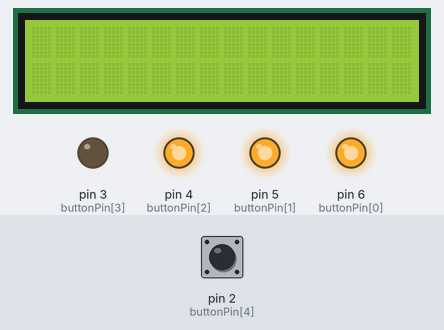
This sketch was run on a simulated Arduino Uno, built with avr-gcc and run on an emulated ATmega328P. On the bench: 16×2 character LCD, output pins drawn as LEDs (lit = HIGH). The test bench sets the inputs (shaded band); at power-on: pin 2 (buttonPin[4]) LOW.

Above: at 0.1 s.
Timing chart, 0 to 1.6 s (numbered marks = the images above):
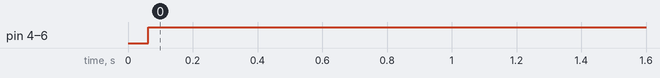

The sketch:

LCD_Clock.ino
```cpp
#include <LiquidCrystal.h>

const int lcdPin[] = {12, 11, 10, 9, 8, 7};  // {rs, en, D4, D5, D6, D7}
const int buttonPin[] = {6, 5, 4, 3, 2, 1, 0};  // {D7, D6, D5, D4, D3, D2, D1}
const int noOfDay[] = {31, 28, 31, 30, 31, 30, 31, 31, 30, 31, 30, 31}; // {Jan, Feb, Mar, Apr, Jun, Jul, Aug, Sep, Oct, Nov, Dec}

int time[3]; //{Hours, Minute, Seconds}
int date[5]; //{Day, Month, Year, Day of the Week, Week}
int timer[3];
int stopwatch[4];
int alarm[5][4];
int oldMillis;


String am = "AM", pm = "PM";
String nameOfMonth[12] = {"Jan", "Feb", "Mar", "Apr", "Jun", "Jul", "Aug", "Sep", "Oct", "Nov", "Dec"};
//String corespondValue[3][4] = {{"1", "4", "7", "*"}, {"2", "5", "8", "0"}, {"3", "6", "9", "#"}};
//String corespondValue[4][3] = {{"1", "2", "3"}, {"4", "5", "6"}, {"7", "8", "9"}, {"*", "0", "#"}};
String buttonString;

LiquidCrystal LCD(lcdPin[0], lcdPin[1], lcdPin[2], lcdPin[3], lcdPin[4], lcdPin[5]);

#include "LCD_Time.h"

void setup() {
  Serial.begin(115200);
  while (!Serial)delay(100);
  LCD.begin(16, 2);
  for (int i = 0; i < 7; i++) {
    if (i < 4) {
      pinMode(buttonPin[i], OUTPUT);
      digitalWrite(buttonPin[i], LOW);
    }
    else
      pinMode(buttonPin[i], INPUT);
  }
}

void loop() {
  switch (readButton()) {
    case 0:
      delay(500);
      switch (readButton()) {
        case 0: display(time, 1); break;
        case 1: display(date, 2); break;
        case 2: break;
        case 3: break;
        case 4: break;
        case 5: break;
      }
      break;
    case 1: Time(); break;
    case 2: Date(); break;
    case 3: Alarm(); break;
    case 4: Timer(); break;
    case 5: Stopwatch(); break;
    case 9: getSerialTime(); break;
  }
  interval();
}
```

LCD_Time.h
```cpp
int readButton() {
  int buttonValue = -1;
  for (int x = 0; x < 3; x++) {
    digitalWrite(buttonPin[x], HIGH);
    for (int y = 6; y >= 3; y--) {
      if (digitalRead(buttonPin[y]) == HIGH) {
        buttonValue = x * 4 + (4 - (y - 3)) + 1;
      }
    }
  }
  if (buttonValue == 11) return 0;
  else return buttonValue;
}

void interval() {
  if (oldMillis < millis() - 1000) {
    time[2]++;
    oldMillis = millis() - oldMillis - 1000;
  }
  if (time[2] == 60) {
    time[1]++;
    time[2] = 0;
  }
  if (time[1] == 60) {
    time[0]++;
    time[1] = 0;
  }
  if (time[0] == 24) {
    date[0]++;
    date[3]++;
    time[2] = 0;
    time[1] = 0;
    time[0] = 0;
  }
  if (date[3] == 7) {
    date[3] = 1;
    date[4]++;
  }
  if (date[0] == noOfDay[date[1]]) {
    date[1]++;
    date[0];
  }
}

void display(int* arr, int mode) {
  switch(mode){
    case 1: LCD.print("Time: " + String(arr[0]) + ":" + String(arr[1]) + ":" + String(arr[2])); break;
    case 2: LCD.print("Date: " + String(arr[0]) + nameOfMonth[arr[1]]+ String(arr[2]));
  }
}

void Time() {

}

void Date() {

}

void Alarm() {

}

void Timer() {

}

void Stopwatch() {

}

void getSerialTime() {

}

void getTemp() {

}
```

Measured:
- by itself, pin 4 (buttonPin[2]), pin 5 (buttonPin[1]), pin 6 (buttonPin[0]): LOW → HIGH at 0.06 s
